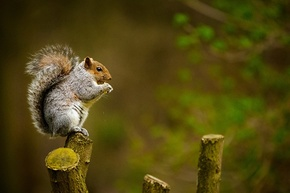
#> input picture images/squirrel.jpg, 290 x 193 px, shrunk from 870 x 580 before the run, found by its file name
$ python lab5_fft.py
#> lines starting #> are read from the running program, lines starting #| are printed output that depends on the picture
### src/resize.py
import numpy as np
import matplotlib.pyplot as plt
import matplotlib.image as mpimg
from PIL import Image
import math

def crop_power2(image_path, save_path=None):
    """
    Crop an image to the nearest square dimensions where each side is 2^n.

    Args:
        image_path (str): Path to the input image.
        save_path (str, optional): Path to save the cropped image. If None, it won't save.

    Returns:
        PIL.Image.Image: The cropped image.
    """
    # Open the image
    img = Image.open(image_path)
    width, height = img.size

    # Find the nearest power of 2 for both dimensions
    min_dim = min(width, height)
    nearest_power = 2**int(math.log2(min_dim))

    # Compute the cropping box
    left = (width - nearest_power) // 2
    top = (height - nearest_power) // 2
    right = left + nearest_power
    bottom = top + nearest_power

    # Crop the image
    cropped_img = img.crop((left, top, right, bottom))

    # Save the cropped image if save_path is provided
    if save_path:
        cropped_img.save(save_path)

    cropped_img = np.array(cropped_img)
    return cropped_img

def reduce_image(img,num_red = 1):

    for i in range(num_red):
        new_shape = np.array(img.shape)//2
        new_img = np.zeros(new_shape)
        for i in range(new_shape[0]):
            for j in range(new_shape[1]):
                sum_of_four = img[2*i,2*j] + img[2*i+1,2*j] + img[2*i,2*j+1] + img[2*i+1,2*j+1]
                new_img[i][j] = sum_of_four/4

        img = new_img
    return img

### src/utils.py
import numpy as np # math li
import matplotlib.pyplot as plt
from PIL import Image
import os

def rgb2gray(rgb): # Y' = 0.2989 R + 0.5870 G + 0.1140 B
    """
    Function to turn an RGB image to gray scale
    rdg : an RGB image represented as a numpy array
    """
    return np.dot(rgb[...,:3], [0.2989, 0.5870, 0.1140])

# [40 lines left out: functions mult_complex, old_center_fourier, not called in this run]


def center_fourier(matrix):
    """
    Centers the Fourier transform by manually shifting the zero-frequency component to the center.

    Parameters:
    real_part (np.array): The real part of the Fourier transform.
    imag_part (np.array): The imaginary part of the Fourier transform.

    Returns:
    tuple: Centered real and imaginary parts of the Fourier transform.
    """
    # Get the number of rows and columns in the arrays
    rows, cols = matrix.shape

    # Split the array into four quadrants and rearrange them to center the zero-frequency component
    centered_matrix = np.empty_like(matrix)

    # Top-left -> Bottom-right
    centered_matrix[:rows//2, :cols//2] = matrix[rows//2:, cols//2:]

    # Bottom-right -> Top-left
    centered_matrix[rows//2:, cols//2:] = matrix[:rows//2, :cols//2]

    # Top-right -> Bottom-left
    centered_matrix[:rows//2, cols//2:] = matrix[rows//2:, :cols//2]

    # Bottom-left -> Top-right
    centered_matrix[rows//2:, :cols//2] = matrix[:rows//2, cols//2:]

    return centered_matrix


def power_spectrum(real, imaginary):
    return real**2 + imaginary**2
def fourier_spectrum(real, imaginary):
    return np.sqrt(real**2 + imaginary**2)

def create_white_square(n, square_size):
    # Create an n x n black background (all zeros)
    image = np.zeros((n, n))
    # Calculate the starting and ending points for the white square
    start = (n - square_size) // 2
    end = start + square_size
    # Create a white square (all ones) in the center of the black image
    image[start:end, start:end] = 255
    return image

# [31 lines left out: functions save_transforms, save_image, not called in this run]

### src/fast_fourier_transform.py

import numpy as np # math li
import matplotlib.pyplot as plt
from src.discrete_fourier_transform import dft2d

from src.utils import mult_complex


def interp_partition(x,part): # x here is either 0 or 1
    for char in reversed(part):
        if char == "e":
            x = 2*x
        if char == "o":
            x = 2*x+1

    return x

# [16 lines left out: function partition_cord, not called in this run]

def weight(top, bottom, inverse=False):  # W^{top}_{bottom}
    """
    Compute the FFT twiddle factor W^top_bottom as a single complex number.

    :param top: The numerator of the exponent.
    :param bottom: The denominator of the exponent.
    :param inverse: If True, use the inverse FFT (negative sign in the exponent).
    :return: A single complex number representing the twiddle factor.
    """
    sign = 1 if inverse else -1
    return np.exp(sign * 2j * np.pi * top / bottom)


def partition(image,partition_str):
    input_shape = np.array(image.shape)/(2**(len(partition_str)/2))

    partition_string_x = partition_str[::2]
    partition_string_y = partition_str[1::2]

    N = int(input_shape[0]) # y direction
    M = int(input_shape[1]) # x direction
    sub_partition = np.zeros((N,M),dtype=np.complex128)

    for y in range(N):
        for x in range(M):
            sub_partition[x,y] = image[interp_partition(x,partition_string_x),interp_partition(y,partition_string_y)]
    return sub_partition

temp_parition = {"relative_cord": (0,0), "parition_string": "ee", "dependency": [], "weight": []}

class fft_partition:
    # [13 lines left out: function __init__, not called in this run]


class fft_info:
    def __init__(self):
        self.partitions = {}

    def __setitem__(self, key, value):
        self.partitions[key] = value

    def __getitem__(self, key):
        return self.partitions[key]

    # [9 lines left out: function combine, not called in this run]

    def __iter__(self):
        return iter(self.partitions)

    def __repr__(self):
        return f"fft_info(partitions={self.partitions})"


def fft2d(image,partition_str = "",inverse = False, save_info = False, centered = False): # partition eeoo

    input_shape = np.array(image.shape)/(2**(len(partition_str)/2))

    N = int(input_shape[0]) # y direction
    M = int(input_shape[1]) # x direction


    if N == 2 and M == 2: # partition is now a 2x2

        image_seg = partition(image,partition_str)
        dft2x2 = dft2d(image_seg,inverse=inverse,centered=centered)
        # dft2x2 = dft2x2.transpose(1,2,0)

        temp_info = None
        if save_info:
            temp_info = fft_info()
            all_parts = [[0 for _ in range(M)] for _ in range(N)]
            for v in range(N):
                for u in range(M):
                    fft_part = fft_partition(dft2x2[u,v],(u,v),partition_string=partition_str)
                    all_parts[u][v] = fft_part
                    temp_info[partition_str] = all_parts
            # return dft2x2, temp_info
        return dft2x2, temp_info

    # would store both the real and imaginary part
    Fee, save_info_ee = fft2d(image,partition_str=partition_str+"ee",inverse=inverse,save_info=save_info,centered=centered) # each should output matrix the size of 2 x N/2 x N/2 (2 at the end is for the real and imaginary part)
    Feo, save_info_eo = fft2d(image,partition_str=partition_str+"eo",inverse=inverse,save_info=save_info,centered=centered)
    Foe, save_info_oe = fft2d(image,partition_str=partition_str+"oe",inverse=inverse,save_info=save_info,centered=centered)
    Foo, save_info_oo = fft2d(image,partition_str=partition_str+"oo",inverse=inverse,save_info=save_info,centered=centered)

    comb_save_info = None
    if save_info:
        comb_save_info = save_info_ee.combine(save_info_eo)
        comb_save_info = comb_save_info.combine(save_info_oe)
        comb_save_info = comb_save_info.combine(save_info_oo)
        all_parts = [[0 for _ in range(M)] for _ in range(N)]


    F = np.zeros((M,N),dtype=np.complex128)
    for v in range(N//2):
        for u in range(M//2):

            F[u,v]            = Fee[u,v] + (Feo[u,v]*weight(v,N,inverse)) + (Foe[u,v]*weight(u,N,inverse)) + (Foo[u,v]*weight(u+v,N,inverse)) # ++++
            F[u+N//2,v]       = Fee[u,v] + (Feo[u,v]*weight(v,N,inverse)) + (Foe[u,v]*weight(u+N//2,N,inverse)) + (Foo[u,v]*weight((u+N//2)+v,N,inverse)) # + +--
            F[u,v+N//2]       = Fee[u,v] + (Feo[u,v]*weight(v+N//2,N,inverse)) + (Foe[u,v]*weight(u,N,inverse)) + (Foo[u,v]*weight(u+(v+N//2),N,inverse)) # + -+-
            F[u+N//2,v+N//2]  = Fee[u,v] + (Feo[u,v]*weight(v+N//2,N,inverse)) + (Foe[u,v]*weight(u+N//2,N,inverse)) + (Foo[u,v]*weight((u+N//2)+(v+N//2),N,inverse)) # + --+

            if save_info: # for future visulization
                dependents = [comb_save_info[partition_str+"ee"][u][v],
                              comb_save_info[partition_str+"eo"][u][v],
                              comb_save_info[partition_str+"oe"][u][v],
                              comb_save_info[partition_str+"oo"][u][v] ]
                all_parts[u][v] = fft_partition(F[u,v],(v,u),partition_string=partition_str,dependents=dependents)
                all_parts[u+N//2][v] = fft_partition(F[u+N//2,v],(u+N//2,v),partition_string=partition_str,dependents=dependents)
                all_parts[u][v+N//2] = fft_partition(F[u,v+N//2] ,(u,v+N//2),partition_string=partition_str,dependents=dependents)
                all_parts[u+N//2][v+N//2] = fft_partition(F[u+N//2,v+N//2],(u+N//2,v+N//2),partition_string=partition_str,dependents=dependents)

                comb_save_info[partition_str] = all_parts

    if inverse:
        F = F / 4

    return F, comb_save_info

### src/discrete_fourier_transform.py
import numpy as np
def dft2d(matrix, inverse=False, centered = False):
    """
    Compute the 2D Discrete Fourier Transform or its inverse.

    :param matrix: Input 2D array.
    :param inverse: If True, computes the inverse DFT. Default is False.
    :return: Transformed 2D array (frequency or spatial domain).
    """
    M, N = matrix.shape  # Get the dimensions of the input matrix
    dft_matrix = np.zeros((M, N), dtype=np.complex128)  # Initialize the output matrix
    factor = 1 / (M * N) if inverse else 1  # Scaling factor for the inverse transform
    sign_inv = 1 if inverse else -1  # Sign of the exponent
    sign_inv = -1 if centered else 1  # Sign of the exponent


    # Compute the 2D DFT or inverse DFT
    for u in range(M):
        for v in range(N):
            sum_value = 0
            for x in range(M):
                for y in range(N):
                    angle = sign_inv * 2j * np.pi * ((u * x / M) + (v * y / N))
                    sum_value += matrix[x, y] * sign_inv * np.exp(angle)
            dft_matrix[u, v] = factor * sum_value

    return dft_matrix

### lab5_fft.py
import matplotlib.pyplot as plt
import numpy as np
import os
from time import time
from PIL import Image

from src.discrete_fourier_transform import dft2d
from src.fast_fourier_transform import fft2d
from src.utils import fourier_spectrum, create_white_square, rgb2gray, center_fourier, save_transforms
from src.resize import crop_power2, reduce_image

# Define directories
image_dir = "images\\"
image_names = ["crying-cat-meme.jpg", "nebula.jpg", "squirrel.jpg", "beach_sunset.jpg"]

image_names = ["squirrel.jpg"]

output_dir = "outputs\\lab5_transforms"  # Save all transform outputs here

# Ensure the output directory exists
os.makedirs(output_dir, exist_ok=True)

# Function to generate timing plots
def plot_transform_times(sizes,dfts_time,ffts_time, image_name = ""):

    plt.figure(figsize=(8, 6))

    # Plot DFT times
    plt.plot(sizes, dfts_time, marker='o', label='DFT Time', color='blue')

    # Plot FFT times
    plt.plot(sizes, ffts_time, marker='s', label='FFT Time', color='green')

    # Add labels, title, and legend
    plt.xlabel('Image Size')
    plt.ylabel('Time (seconds)')
    plt.title(f'Image {image_name}: DFT vs FFT Times')
    plt.legend()

    # Show grid
    plt.grid(True, which='both', linestyle='--', linewidth=0.5)

    # Show the plot
    plt.savefig(f"{output_dir}\\transform_times_image_{image_name}.jpg")
    plt.close()

# Function to compute and save FFT and DFT transforms for an image
def save_transforms_for_image(image_name, min_size=16):
    # Load and preprocess the image
    image_path = os.path.join(image_dir, image_name)
    cropped_image = crop_power2(image_path, save_path=None)  # Crop to power of 2
    cropped_image = np.array(cropped_image)
    cropped_image = rgb2gray(cropped_image)

    cropped_image = reduce_image(cropped_image,1)
    # Reduce the image size and compute transforms
    size = cropped_image.shape[0]
    print(size)
    n = 1  # Reduction factor (2^n)

    all_times = []

    sizes = []
    dfts_time = []
    ffts_time = []
    while size >= min_size:
        print(f"Processing image {image_name} at size {size}x{size}...")

        # Reduce image size
        reduced_image = reduce_image(cropped_image, n)

        # Dictionary to store transforms and their computation times
        transform_dict = {}
        time_dict = {}

        time_dict["size"] = reduced_image.shape[0]
        sizes.append(reduced_image.shape[0])


        # Compute FFT and time it
        start_time = time()
        fft_og, _ = fft2d(reduced_image, inverse=False)
        time_dict["fft"] = time() - start_time
        transform_dict["fft"] = center_fourier(fft_og)

        ffts_time.append(time() - start_time)

        # Compute DFT and time it
        start_time = time()
        dft_og = dft2d(reduced_image, inverse=False)
        time_dict["dft"] = time() - start_time
        dft_og_center = center_fourier(dft_og)
        transform_dict["dft"] = center_fourier(dft_og)

        dfts_time.append(time_dict["dft"])


        all_times.append(time_dict)
        # Plot and save Fourier spectrum
        for key, transform in transform_dict.items():
            spectrum = fourier_spectrum(transform.real, transform.imag)
            plt.imshow(spectrum, cmap='gray')
            plt.title(f"{image_name} - {key.upper()} Spectrum ({size}x{size})")
            plt.axis('off')
            plt.savefig(f"{output_dir}\\{image_name.split('.')[0]}_{key}_{size}x{size}.jpg", bbox_inches='tight')
            plt.close()

        # Update size and reduction factor
        n += 1
        size = reduced_image.shape[0]

    plot_transform_times(sizes,dfts_time,ffts_time,image_name)

# Main function to process all images
def main():
    all_times = []
    for image_name in image_names:
        save_transforms_for_image(image_name)
#> in crop_power2, img is the input picture: PIL image 290x193 RGB; mean R, G, B 80.8, 70, 17.9
#> in crop_power2, `cropped_img = img.crop((left, top, right, bottom))`:
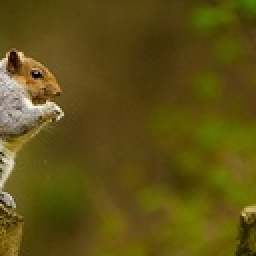
#> cropped_img: PIL image 128x128 RGB (shown 2 times larger); mean R, G, B 95.3, 80.9, 20
#> in rgb2gray, `return np.dot(rgb[...,:3], [0.2989, 0.5870, 0.1140])`:
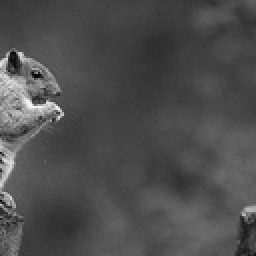
#> returned value: shape (128, 128) float64 (shown 2 times larger); min 2.92, max 248.3, mean 78.2
#> after the loop in reduce_image, `for i in range(num_red):`:
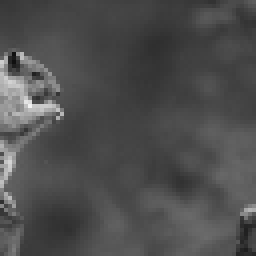
#> new_img: shape (64, 64) float64 (shown 4 times larger); min 16.2, max 241.6, mean 78.2
#| 64
#> (printed output is left out)
#> call 2 of reduce_image, with num_red = 1
#> after the loop in reduce_image (call 2), `for i in range(num_red):`:
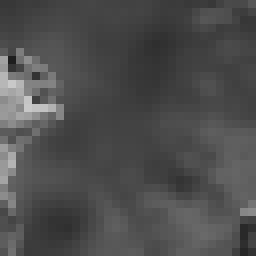
#> new_img: shape (32, 32) float64 (shown 8 times larger); min 30.1, max 201.3, mean 78.2
#> the loop in save_transforms_for_image, `for key, transform in transform_dict.items():` made 2 passes
#> key on passes 1 to 2: 'fft', 'dft'
#> in plot_transform_times, `plt.savefig(f"{output_dir}\\transform_times_image_{image_name}.jpg")`:
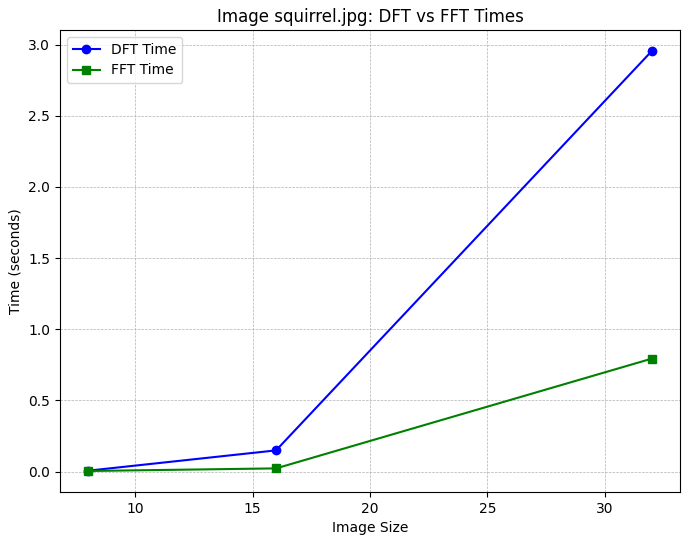
#> figure drawn by matplotlib, 1 panel

    # Example sanity check
    test_image = create_white_square(32, 8)
    f = np.fft.fft2(test_image)
    f_centered = np.fft.fftshift(f)
    np_real = f.real
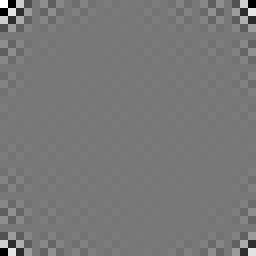
#> np_real: shape (32, 32) float64 (shown 8 times larger); min -14645.9, max 16320, mean 0; drawn with min black and max white
    np_imag = f.imag

    fft_og, _ = fft2d(test_image, centered=False)
    og_real = fft_og.real
    og_imag = fft_og.imag

    are_real_equal = np.allclose(np_real, og_real, rtol=1e-6, atol=1e-9)
    are_imag_equal = np.allclose(np_imag, og_imag, rtol=1e-6, atol=1e-9)
    print("Sanity Check:")
    print("Are real parts equal?", are_real_equal)
#| Are real parts equal? True
    print("Are imaginary parts equal?", are_imag_equal)

if __name__ == "__main__":
    main()
